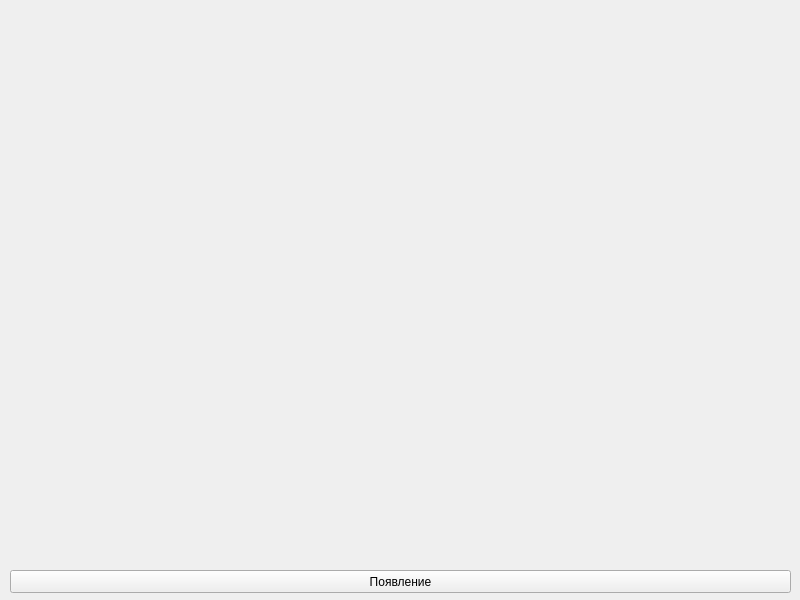
<?xml version="1.0" encoding="UTF-8"?>
<ui version="4.0">
 <class>MainWindow</class>
 <widget class="QMainWindow" name="MainWindow">
  <property name="geometry">
   <rect>
    <x>0</x>
    <y>0</y>
    <width>800</width>
    <height>600</height>
   </rect>
  </property>
  <property name="minimumSize">
   <size>
    <width>800</width>
    <height>600</height>
   </size>
  </property>
  <property name="maximumSize">
   <size>
    <width>800</width>
    <height>600</height>
   </size>
  </property>
  <property name="windowTitle">
   <string>Git и желтые окружности</string>
  </property>
  <widget class="QWidget" name="centralwidget">
   <widget class="QPushButton" name="btnspawn">
    <property name="geometry">
     <rect>
      <x>10</x>
      <y>570</y>
      <width>781</width>
      <height>23</height>
     </rect>
    </property>
    <property name="text">
     <string>Появление</string>
    </property>
   </widget>
  </widget>
 </widget>
 <resources/>
 <connections/>
</ui>
